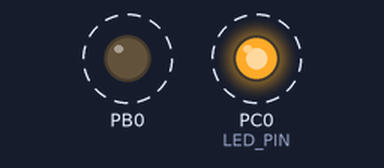
A program run on a simulated ATmega32, built with avr-gcc and emulated at 1 MHz. Shown: output pins drawn as LEDs (lit = HIGH). Dashed ring = blinking.

Above: at 0.2 s.
Timing chart, 0 to 3.0 s (numbered marks = the images above):
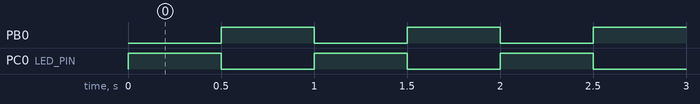

The program:

main.c
```c
/*
 * Section.c
 *
 * Created: 7/17/2022 8:39:17 PM
 * Author : CARNIVAL
 */

#define F_CPU 1000000UL

#include <avr/io.h>
#include <util/delay.h>
#include "C:\Users\CARNIVAL\Desktop\Semicolon project\Section\Section\ECU\Light\Light.h"

int main(void)
{
	Light_init();
	DDRB = DDRC;
    /* Replace with your application code */
    while (1)
    {
		flicker();
		_delay_ms(500);
		PORTB = PORTC;
    }
}
```

Light.c
```c
/*
 * Light.c
 *
 * Created: 7/17/2022 8:40:42 PM
 *  Author: CARNIVAL
 */

#include "Light.h"

void Light_init()
{
	Led_init();
}

void flicker()
{
	toggle();
}
```

Light.h
```c
/*
 * Light.h
 *
 * Created: 7/17/2022 8:40:32 PM
 *  Author: CARNIVAL
 */

#include "C:\Users\CARNIVAL\Desktop\Semicolon project\Section\Section\MCAL\Led\Led.h"

#ifndef LIGHT_H_
#define LIGHT_H_

void Light_init();
void flicker();


#endif /* LIGHT_H_ */
```

Led.c
```c
/*
 * Led.c
 *
 * Created: 7/17/2022 8:41:38 PM
 *  Author: CARNIVAL
 */

#include "Led.h"

void Led_init()
{
	LED_DDR |= (1 << LED_PIN);
}

void toggle()
{
	LED_PROT ^= (1 << LED_PIN);
}
```

Led.h
```c
/*
 * Led.h
 *
 * Created: 7/17/2022 8:41:15 PM
 *  Author: CARNIVAL
 */

#include <avr/io.h>

#define LED_PIN PC0
#define LED_PROT PORTC
#define LED_DDR DDRC

#ifndef LED_H_
#define LED_H_

void Led_init();
void toggle();


#endif /* LED_H_ */
```

Measured:
- by itself, PB0, PC0 (LED_PIN): alternates HIGH for 0.50 s and LOW for 0.50 s
